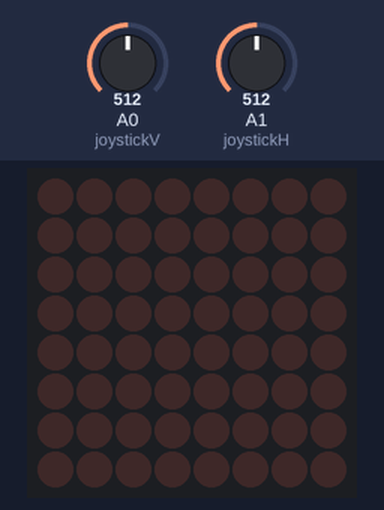
Recording of a sketch running on a simulated Arduino Uno, built with avr-gcc and run on an emulated ATmega328P. Parts: 8×8 LED matrix. The test bench sets the inputs (shaded band); at power-on: A0 (joystickV) = 512, A1 (joystickH) = 512.

Above: at 1.2 s.
1.3 s: A0 (joystickV) set to 686
2.8 s: A0 (joystickV) set to 709
At 4.0 s:
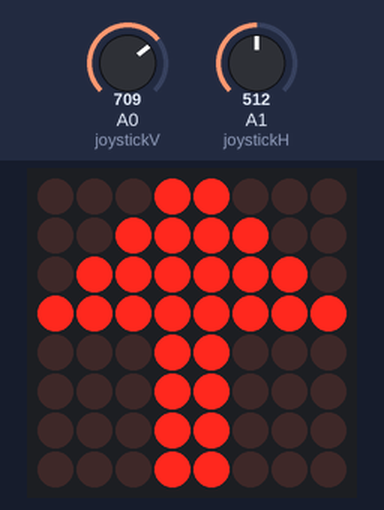
4.3 s: A1 (joystickH) set to 691
5.8 s: A1 (joystickH) set to 710
At 6.3 s:
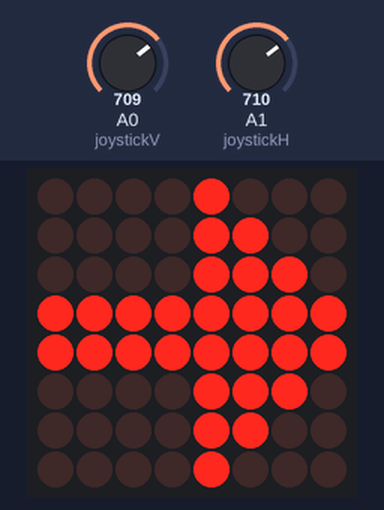
7.3 s: A1 (joystickH) set to 290
At 8.5 s:
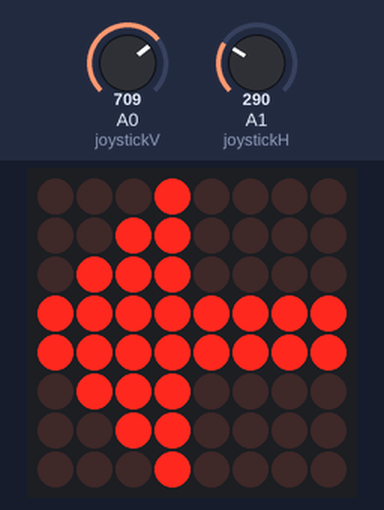
8.8 s: A1 (joystickH) set to 317
At 9.7 s:
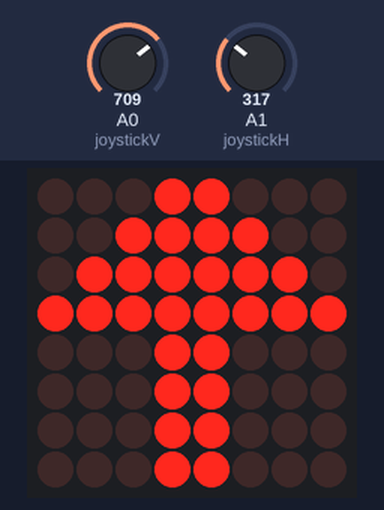
Timing chart, 0 to 11.3 s (numbered marks = the images above; inputs shaded):
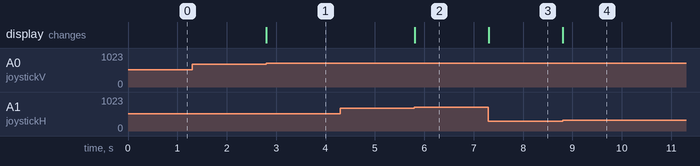

Measured:
- the behaviour switches between 700 and 701 on A0 (joystickV) (found by bisection; images 0 and 1)
- the behaviour switches between 700 and 701 on A1 (joystickH) (found by bisection; images 1 and 2)
- the behaviour switches between 299 and 300 on A1 (joystickH) (found by bisection; images 3 and 4)
- after the input at 1.3 s, every drawn part: stays the same
- after the input at 2.8 s, the display: changes at once (image 1)
- after the input at 4.3 s, every drawn part: stays the same
- after the input at 5.8 s, the display: changes at once (image 2)
- after the input at 7.3 s, the display: changes at once (image 3)
- after the input at 8.8 s, the display: changes at once (image 4)

The sketch:

JOYSTCIK_MATRIX_DISPLAY.ino
```cpp
#include <LedControl.h>


const int matrixDin = 11;
const int matrixCs = 10;
const int matrixClk = 13;
const int joystickV = A0;
const int joystickH = A1;
const int joystickSW = 2;


LedControl lc = LedControl(matrixDin, matrixClk, matrixCs, 1);


byte leftArrow[8] = {
  0b00010000,
  0b00110000,
  0b01110000,
  0b11111111,
  0b11111111,
  0b01110000,
  0b00110000,
  0b00010000
  };


byte rightArrow[8] = {
  0b00001000,
  0b00001100,
  0b00001110,
  0b11111111,
  0b11111111,
  0b00001110,
  0b00001100,
  0b00001000
  };


 byte upArrow[8] = {
  0b00011000,
  0b00011000,
  0b00011000,
  0b00011000,
  0b11111111,
  0b01111110,
  0b00111100,
  0b00011000
 };


byte downArrow[8] = {
  0b00011000,
  0b00111100,
  0b01111110,
  0b11111111,
  0b00011000,
  0b00011000,
  0b00011000,
  0b00011000
  };

byte noArrow [8] = {
  0b00000000,
  0b00000000,
  0b00000000,
  0b00000000,
  0b00000000,
  0b00000000,
  0b00000000,
  0b00000000
  };


  void displayPattern(byte pattern[]) {
    for (int row = 0; row < 8; row++) {
    lc.setRow(0, row, pattern[row]);
  }
}


void setup() {
  lc.shutdown(0, false);  // wake up the display
  lc.setIntensity(0, 8);  // brightness 0-15
  lc.clearDisplay(0);     // clear screen
  Serial.begin(9600);
}


void loop() {
  int xValue = analogRead(joystickH);
  int yValue = analogRead(joystickV);


  if (xValue < 300) {
    //display left arrow
    displayPattern(leftArrow);
  }
  else if (xValue > 700) {
    //display right arrow
    displayPattern(rightArrow);
  }
  else if (yValue < 300) {
    //display up arrow
    displayPattern(upArrow);
  }
  else if (yValue > 700) {
    //display down arrow
    displayPattern(downArrow);
  }
  else {
    //display nothing
    displayPattern(noArrow);
  }
}
```
